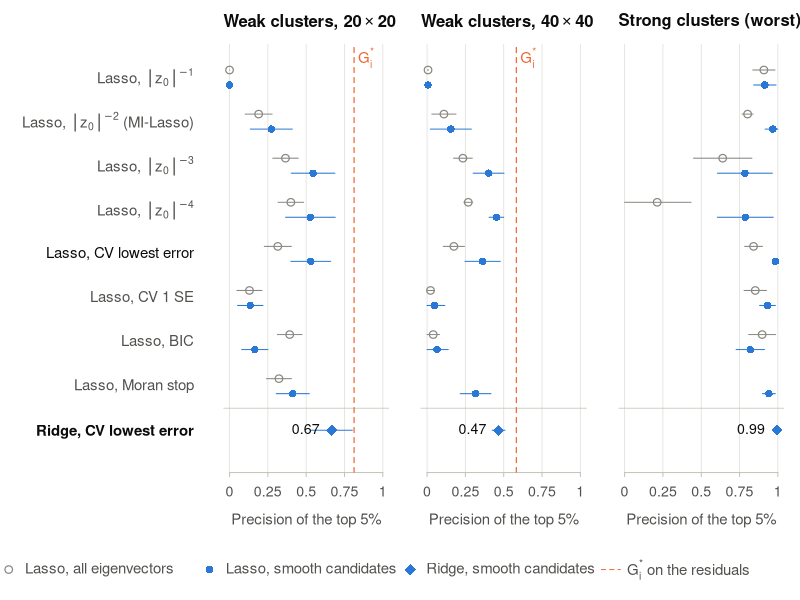

Reproduce this figure in R.
# Figure for Section 3.2, choice 7 (ridge with a cross-validated penalty) ------------------
# Data: simulation/results/10_penalty_rules.csv (eight Lasso penalty rules x two candidate
# sets) and simulation/results/13_gate_and_cv.csv (ridge, penalty by 10-fold CV, smooth
# candidates, random folds). Both use the same datasets: 20 replicates on 20x20, 10 on 40x40.
# Run from the repo root: Rscript simulation/21_penalty_choice_figure.R
# Writes simulation/figures/fig17_penalty_choice.png

x <- read.csv("simulation/results/10_penalty_rules.csv", stringsAsFactors = FALSE)
y <- read.csv("simulation/results/13_gate_and_cv.csv", stringsAsFactors = FALSE)
x$set <- paste0(x$scenario, "_", x$k); y$set <- paste0(y$scenario, "_", y$k)
x$val <- x$prec_excess; y$val <- y$prec_top

INK <- "#0b0b0b"; INK2 <- "#52514e"; MUTED <- "#898781"; GRID <- "#e1e0d9"; AXIS <- "#c3c2b7"
SMOOTH <- "#2a78d6"; ALL <- "#898781"; REF <- "#eb6834"

rules <- c("z^-1", "z^-2", "z^-3", "z^-4", "CV (min)", "CV (1 SE)", "BIC", "Moran stop")
rlab  <- c(expression("Lasso, " * group("|", z[0], "|")^-1),
           expression("Lasso, " * group("|", z[0], "|")^-2 * " (MI-Lasso)"),
           expression("Lasso, " * group("|", z[0], "|")^-3),
           expression("Lasso, " * group("|", z[0], "|")^-4),
           "Lasso, CV lowest error", "Lasso, CV 1 SE", "Lasso, BIC", "Lasso, Moran stop")
strong <- c("A_20", "B500_20", "B200_20", "B200_40")

stat <- function(d, sets, worst = FALSE) {
  if (!worst) { v <- d$val[d$set == sets]; return(c(m = mean(v), se = sd(v) / sqrt(length(v)))) }
  ms <- sapply(sets, function(s) mean(d$val[d$set == s])); if (any(is.na(ms))) return(c(m = NA, se = NA))
  s <- sets[which.min(ms)]; v <- d$val[d$set == s]; c(m = mean(v), se = sd(v) / sqrt(length(v)))
}
panels <- list(list(sets = "B50_20", worst = FALSE, main = expression(bold("Weak clusters, 20" %*% "20"))),
               list(sets = "B50_40", worst = FALSE, main = expression(bold("Weak clusters, 40" %*% "40"))),
               list(sets = strong,   worst = TRUE,  main = expression(bold("Strong clusters (worst)"))))

nr <- length(rules) + 1; ypos <- c(nr + 0.6 - seq_along(rules), 0.6)   # ridge row set apart at the bottom
png("simulation/figures/fig17_penalty_choice.png", width = 6.69, height = 3.4, units = "in", res = 300, pointsize = 8,
    type = "cairo")
layout(matrix(c(1, 2, 3, 4, 5, 5, 5, 5), 2, byrow = TRUE), widths = c(1.05, 1, 1, 1), heights = c(1, 0.12))
par(family = "sans", col.axis = INK2, fg = AXIS, las = 1, tcl = -0.2, mgp = c(2, 0.5, 0), cex = 1, oma = c(0, 0, 0.4, 0))
# row labels
par(mar = c(3.2, 0, 1.8, 0.3)); plot(NA, xlim = c(0, 1), ylim = c(0, nr), axes = FALSE, xlab = "", ylab = "")
for (i in seq_along(rules)) text(1, ypos[i], rlab[i], adj = c(1, 0.5), col = if (rules[i] == "CV (min)") INK else INK2,
                                 font = if (rules[i] == "CV (min)") 2 else 1, cex = 0.9)
text(1, ypos[nr], "Ridge, CV lowest error", adj = c(1, 0.5), col = INK, font = 2, cex = 0.9)
for (p in panels) {
  par(mar = c(3.2, 0.8, 1.8, 0.8))
  plot(NA, xlim = c(0, 1), ylim = c(0, nr), axes = FALSE, xlab = "", ylab = "")
  abline(v = seq(0, 1, 0.25), col = GRID, lwd = 0.8); abline(h = 1.1, col = AXIS, lwd = 0.8)
  axis(1, at = seq(0, 1, 0.25), labels = c("0", "0.25", "0.5", "0.75", "1"), col = AXIS, cex.axis = 0.85, mgp = c(2, 0.4, 0), tcl = -0.2)
  mtext("Precision of the top 5%", side = 1, line = 1.8, col = INK2, cex = 0.9)
  mtext(p$main, side = 3, line = 0.5, adj = 0, col = INK, cex = 1)
  if (!p$worst) {                                    # reference: Gi* on residuals (same data)
    g <- stat(x[x$label == "Gi* residuals", ], p$sets)["m"]
    abline(v = g, col = REF, lty = 2, lwd = 1.2)
    text(g, nr + 0.05, expression(G[i]^"*"), col = REF, adj = c(-0.25, 0.5), cex = 0.9, xpd = NA)
  }
  for (i in seq_along(rules)) for (cd in c("all", "positive")) {
    s <- stat(x[x$label == rules[i] & x$cand == cd, ], p$sets, p$worst); if (is.na(s["m"])) next
    off <- if (cd == "all") 0.17 else -0.17; col <- if (cd == "all") ALL else SMOOTH
    segments(max(0, s["m"] - 2 * s["se"]), ypos[i] + off, min(1, s["m"] + 2 * s["se"]), ypos[i] + off, col = col, lwd = 1)
    points(s["m"], ypos[i] + off, pch = if (cd == "all") 1 else 16, col = col, cex = 1, lwd = 1.2)
  }
  s <- stat(y[y$method == "ESF ridge, random folds", ], p$sets, p$worst)
  segments(max(0, s["m"] - 2 * s["se"]), ypos[nr], min(1, s["m"] + 2 * s["se"]), ypos[nr], col = SMOOTH, lwd = 1)
  points(s["m"], ypos[nr], pch = 18, col = SMOOTH, cex = 1.5)
  text(s["m"], ypos[nr], formatC(s["m"], format = "f", digits = 2), pos = 2,
       col = INK, cex = 0.85, offset = 0.6)
}
par(mar = c(0, 0, 0, 0)); plot.new()
legend("center", c("Lasso, all eigenvectors", "Lasso, smooth candidates", "Ridge, smooth candidates",
                   expression(G[i]^"*" * " on the residuals")),
       pch = c(1, 16, 18, NA), lty = c(NA, NA, NA, 2), col = c(ALL, SMOOTH, SMOOTH, REF), pt.cex = c(1, 1, 1.5, 1),
       pt.lwd = 1.2, horiz = TRUE, bty = "n", text.col = INK2, cex = 0.9, x.intersp = 0.5, seg.len = 1.4)
dev.off()
message("written: fig17_penalty_choice.png")
